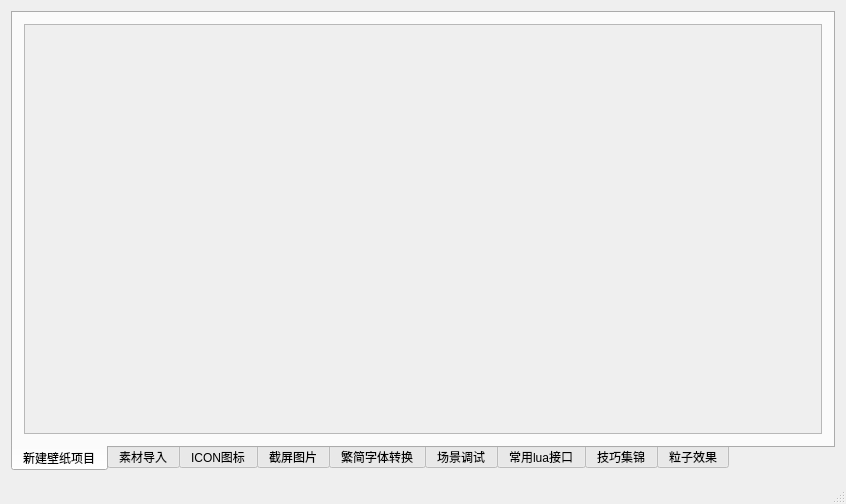
<?xml version="1.0" encoding="UTF-8"?>
<ui version="4.0">
 <class>MainWindow</class>
 <widget class="QMainWindow" name="MainWindow">
  <property name="geometry">
   <rect>
    <x>0</x>
    <y>0</y>
    <width>846</width>
    <height>504</height>
   </rect>
  </property>
  <property name="windowTitle">
   <string>壁纸开发工具</string>
  </property>
  <widget class="QWidget" name="centralWidget">
   <layout class="QHBoxLayout" name="horizontalLayout">
    <item>
     <widget class="QTabWidget" name="tabWidget">
      <property name="tabPosition">
       <enum>QTabWidget::South</enum>
      </property>
      <property name="currentIndex">
       <number>0</number>
      </property>
      <widget class="QWidget" name="tab">
       <attribute name="title">
        <string>新建壁纸项目</string>
       </attribute>
       <layout class="QVBoxLayout" name="verticalLayout">
        <item>
         <widget class="QScrollArea" name="createProArea">
          <property name="widgetResizable">
           <bool>true</bool>
          </property>
          <widget class="QWidget" name="scrollAreaWidgetContents_3">
           <property name="geometry">
            <rect>
             <x>0</x>
             <y>0</y>
             <width>802</width>
             <height>401</height>
            </rect>
           </property>
          </widget>
         </widget>
        </item>
       </layout>
      </widget>
      <widget class="QWidget" name="tab_6">
       <attribute name="title">
        <string>素材导入</string>
       </attribute>
       <layout class="QVBoxLayout" name="verticalLayout_2">
        <item>
         <widget class="QScrollArea" name="importArea">
          <property name="widgetResizable">
           <bool>true</bool>
          </property>
          <widget class="QWidget" name="scrollAreaWidgetContents_4">
           <property name="geometry">
            <rect>
             <x>0</x>
             <y>0</y>
             <width>802</width>
             <height>401</height>
            </rect>
           </property>
          </widget>
         </widget>
        </item>
       </layout>
      </widget>
      <widget class="QWidget" name="tab_2">
       <attribute name="title">
        <string>ICON图标</string>
       </attribute>
       <layout class="QVBoxLayout" name="verticalLayout_6">
        <item>
         <widget class="QLabel" name="iconLabel">
          <property name="text">
           <string/>
          </property>
          <property name="alignment">
           <set>Qt::AlignCenter</set>
          </property>
         </widget>
        </item>
        <item>
         <widget class="QPushButton" name="iconClear">
          <property name="text">
           <string>清空场景</string>
          </property>
         </widget>
        </item>
       </layout>
      </widget>
      <widget class="QWidget" name="tab_3">
       <attribute name="title">
        <string>截屏图片</string>
       </attribute>
       <layout class="QHBoxLayout" name="horizontalLayout_9">
        <item>
         <widget class="QLabel" name="screenshotLabel">
          <property name="text">
           <string/>
          </property>
          <property name="alignment">
           <set>Qt::AlignCenter</set>
          </property>
         </widget>
        </item>
       </layout>
      </widget>
      <widget class="QWidget" name="tab_5">
       <attribute name="title">
        <string>繁简字体转换</string>
       </attribute>
       <layout class="QHBoxLayout" name="horizontalLayout_18">
        <item>
         <layout class="QGridLayout" name="gridLayout_5">
          <item row="0" column="1">
           <spacer name="verticalSpacer_5">
            <property name="orientation">
             <enum>Qt::Vertical</enum>
            </property>
            <property name="sizeHint" stdset="0">
             <size>
              <width>20</width>
              <height>40</height>
             </size>
            </property>
           </spacer>
          </item>
          <item row="1" column="0">
           <spacer name="horizontalSpacer_7">
            <property name="orientation">
             <enum>Qt::Horizontal</enum>
            </property>
            <property name="sizeHint" stdset="0">
             <size>
              <width>40</width>
              <height>20</height>
             </size>
            </property>
           </spacer>
          </item>
          <item row="1" column="1">
           <layout class="QVBoxLayout" name="verticalLayout_3">
            <item>
             <layout class="QHBoxLayout" name="horizontalLayout_16">
              <item>
               <widget class="QLabel" name="label_15">
                <property name="font">
                 <font>
                  <pointsize>14</pointsize>
                 </font>
                </property>
                <property name="text">
                 <string>简体中文：</string>
                </property>
               </widget>
              </item>
              <item>
               <widget class="QLineEdit" name="simple">
                <property name="font">
                 <font>
                  <pointsize>14</pointsize>
                 </font>
                </property>
               </widget>
              </item>
             </layout>
            </item>
            <item>
             <layout class="QHBoxLayout" name="horizontalLayout_17">
              <item>
               <widget class="QLabel" name="label_16">
                <property name="font">
                 <font>
                  <pointsize>14</pointsize>
                 </font>
                </property>
                <property name="text">
                 <string>繁体中文：</string>
                </property>
               </widget>
              </item>
              <item>
               <widget class="QLineEdit" name="traditional">
                <property name="font">
                 <font>
                  <pointsize>14</pointsize>
                 </font>
                </property>
               </widget>
              </item>
             </layout>
            </item>
            <item>
             <widget class="QPushButton" name="turingTraditional">
              <property name="font">
               <font>
                <pointsize>14</pointsize>
               </font>
              </property>
              <property name="text">
               <string>转换</string>
              </property>
             </widget>
            </item>
           </layout>
          </item>
          <item row="1" column="2">
           <spacer name="horizontalSpacer_8">
            <property name="orientation">
             <enum>Qt::Horizontal</enum>
            </property>
            <property name="sizeHint" stdset="0">
             <size>
              <width>40</width>
              <height>20</height>
             </size>
            </property>
           </spacer>
          </item>
          <item row="2" column="1">
           <spacer name="verticalSpacer_6">
            <property name="orientation">
             <enum>Qt::Vertical</enum>
            </property>
            <property name="sizeHint" stdset="0">
             <size>
              <width>20</width>
              <height>40</height>
             </size>
            </property>
           </spacer>
          </item>
         </layout>
        </item>
       </layout>
      </widget>
      <widget class="QWidget" name="scene">
       <attribute name="title">
        <string>场景调试</string>
       </attribute>
       <layout class="QVBoxLayout" name="verticalLayout_4">
        <item>
         <widget class="QScrollArea" name="scrollArea">
          <property name="widgetResizable">
           <bool>true</bool>
          </property>
          <widget class="QWidget" name="scrollAreaWidgetContents">
           <property name="geometry">
            <rect>
             <x>0</x>
             <y>0</y>
             <width>802</width>
             <height>401</height>
            </rect>
           </property>
          </widget>
         </widget>
        </item>
       </layout>
      </widget>
      <widget class="QWidget" name="tab_4">
       <attribute name="title">
        <string>常用lua接口</string>
       </attribute>
      </widget>
      <widget class="QWidget" name="tab_7">
       <attribute name="title">
        <string>技巧集锦</string>
       </attribute>
      </widget>
      <widget class="QWidget" name="tab_8">
       <attribute name="title">
        <string>粒子效果</string>
       </attribute>
       <layout class="QVBoxLayout" name="verticalLayout_5">
        <item>
         <widget class="QScrollArea" name="particleArea">
          <property name="widgetResizable">
           <bool>true</bool>
          </property>
          <widget class="QWidget" name="scrollAreaWidgetContents_2">
           <property name="geometry">
            <rect>
             <x>0</x>
             <y>0</y>
             <width>802</width>
             <height>401</height>
            </rect>
           </property>
          </widget>
         </widget>
        </item>
       </layout>
      </widget>
     </widget>
    </item>
   </layout>
  </widget>
  <widget class="QMenuBar" name="menuBar">
   <property name="geometry">
    <rect>
     <x>0</x>
     <y>0</y>
     <width>846</width>
     <height>21</height>
    </rect>
   </property>
  </widget>
  <widget class="QStatusBar" name="statusBar"/>
 </widget>
 <layoutdefault spacing="6" margin="11"/>
 <resources/>
 <connections/>
</ui>
